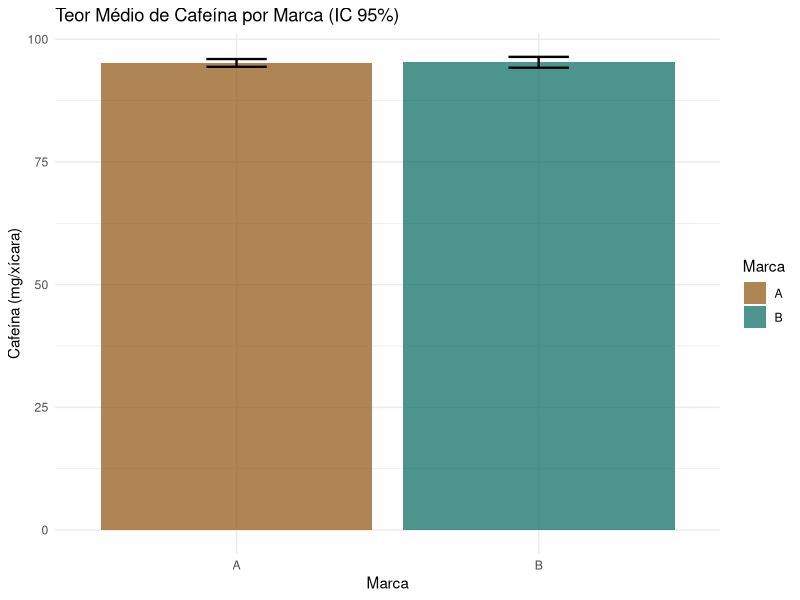
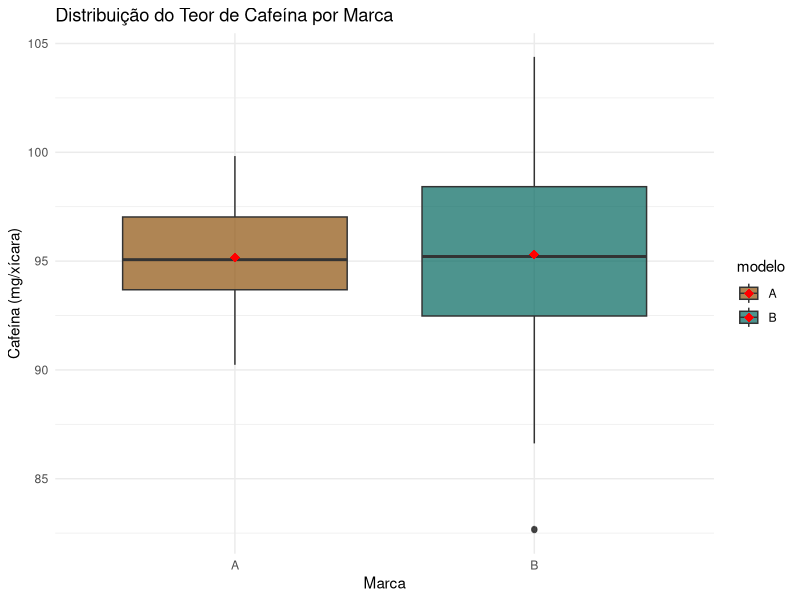
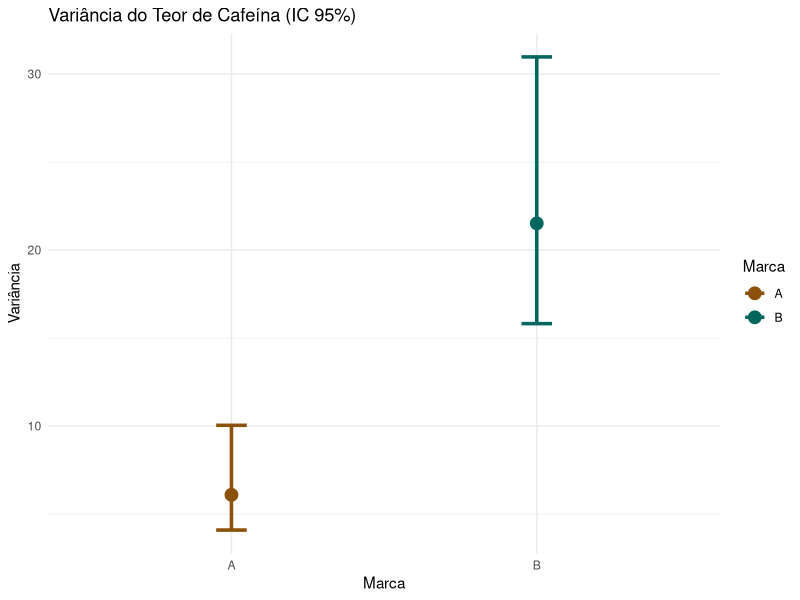
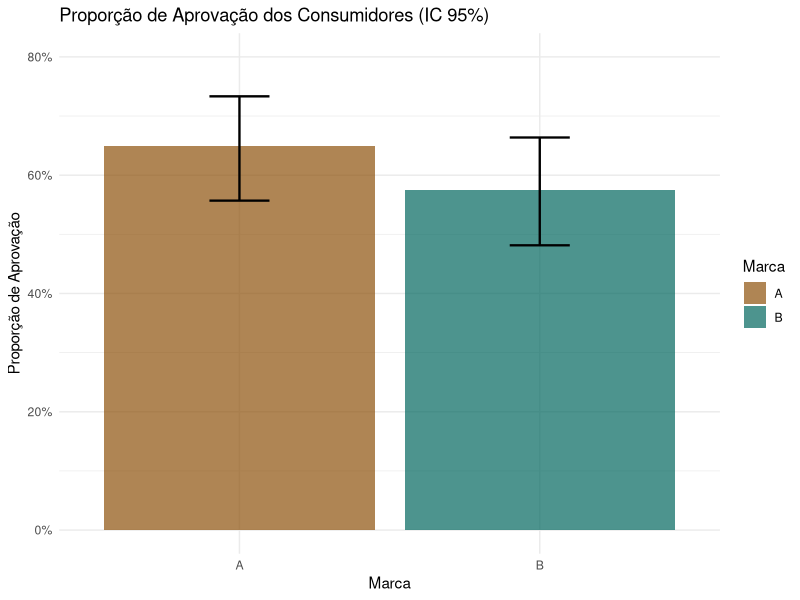
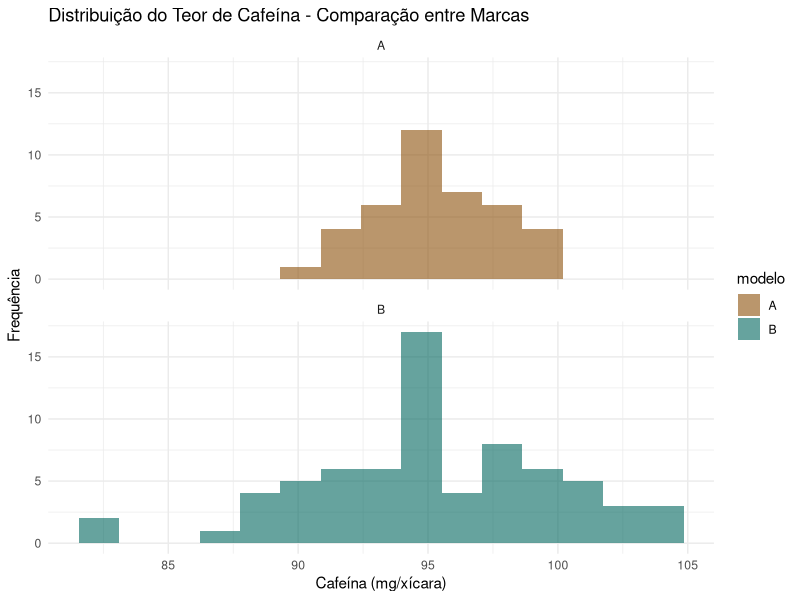
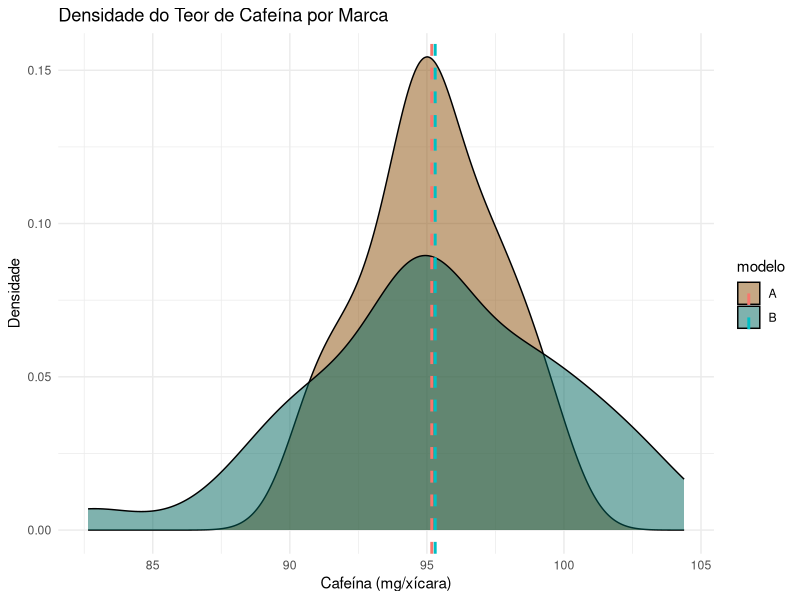
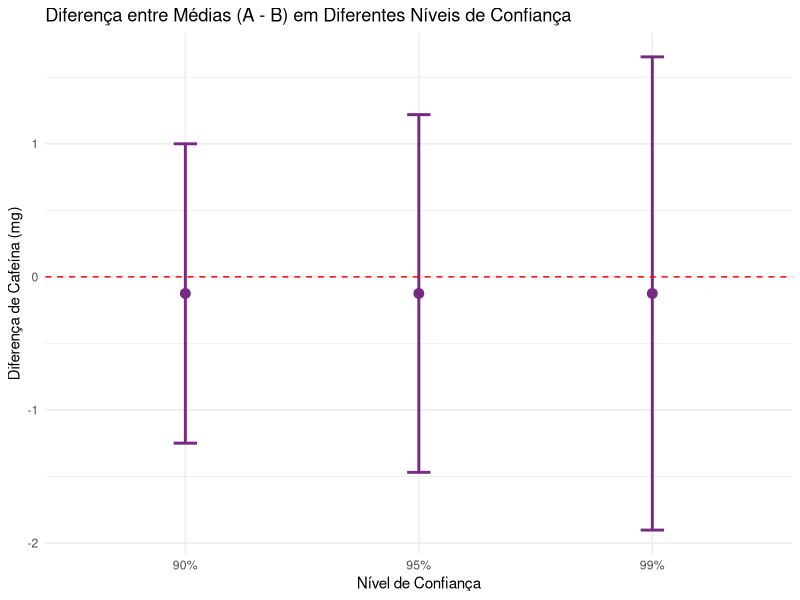

R code for these plots, in order:
setwd("C:/Users/wer1x/Downloads/avaliacao_parcial_inferencia-tema_i-cafe")

# Dados
dados <- read.csv("cafe_dados.csv")
marca_A <- dados$cafeina_mg[dados$modelo == "A"]
marca_B <- dados$cafeina_mg[dados$modelo == "B"]

# 1) Médias e ICs
t.test(marca_A, conf.level = 0.90)
t.test(marca_A, conf.level = 0.95)
t.test(marca_A, conf.level = 0.99)

t.test(marca_B, conf.level = 0.90)
t.test(marca_B, conf.level = 0.95)
t.test(marca_B, conf.level = 0.99)

# 2) Diferença entre médias
t.test(marca_A, marca_B, conf.level = 0.90)
t.test(marca_A, marca_B, conf.level = 0.95)
t.test(marca_A, marca_B, conf.level = 0.99)

# 3) Variâncias e ICs
var_test_A <- var(marca_A)
n_A <- length(marca_A)
alpha <- 0.05
chi_lower_A <- qchisq(alpha/2, df = n_A-1, lower.tail = FALSE)
chi_upper_A <- qchisq(1-alpha/2, df = n_A-1, lower.tail = FALSE)
c((n_A-1)*var_test_A/chi_lower_A, (n_A-1)*var_test_A/chi_upper_A)

var_test_B <- var(marca_B)
n_B <- length(marca_B)
c((n_B-1)*var_test_B/chi_lower_A, (n_B-1)*var_test_B/chi_upper_A)

# 4) Razão de variâncias
var.test(marca_A, marca_B, conf.level = 0.90)
var.test(marca_A, marca_B, conf.level = 0.95)
var.test(marca_A, marca_B, conf.level = 0.99)

# 5) Proporções de aprovação
prop.test(x = 78, n = 120, conf.level = 0.90)
prop.test(x = 78, n = 120, conf.level = 0.95)
prop.test(x = 78, n = 120, conf.level = 0.99)

prop.test(x = 69, n = 120, conf.level = 0.90)
prop.test(x = 69, n = 120, conf.level = 0.95)
prop.test(x = 69, n = 120, conf.level = 0.99)

# 6) Diferença entre proporções
prop.test(x = c(78, 69), n = c(120, 120), conf.level = 0.90)
prop.test(x = c(78, 69), n = c(120, 120), conf.level = 0.95)
prop.test(x = c(78, 69), n = c(120, 120), conf.level = 0.99)


# comparação de médias ----------------------------------------------------

library(ggplot2)
library(dplyr)

# Preparar dados para plotagem
medias <- data.frame(
  Marca = c("A", "B"),
  Media = c(mean(marca_A), mean(marca_B)),
  Lower_95 = c(t.test(marca_A)$conf.int[1], t.test(marca_B)$conf.int[1]),
  Upper_95 = c(t.test(marca_A)$conf.int[2], t.test(marca_B)$conf.int[2])
)

ggplot(medias, aes(x = Marca, y = Media, fill = Marca)) +
  geom_bar(stat = "identity", alpha = 0.7) +
  geom_errorbar(aes(ymin = Lower_95, ymax = Upper_95), 
                width = 0.2, color = "black", linewidth = 0.8) +
  labs(title = "Teor Médio de Cafeína por Marca (IC 95%)",
       y = "Cafeína (mg/xícara)", x = "Marca") +
  theme_minimal() +
  scale_fill_manual(values = c("#8c510a", "#01665e"))


# Boxplot -----------------------------------------------------------------

ggplot(dados, aes(x = modelo, y = cafeina_mg, fill = modelo)) +
  geom_boxplot(alpha = 0.7) +
  labs(title = "Distribuição do Teor de Cafeína por Marca",
       y = "Cafeína (mg/xícara)", x = "Marca") +
  theme_minimal() +
  scale_fill_manual(values = c("#8c510a", "#01665e")) +
  stat_summary(fun = mean, geom = "point", shape = 18, size = 3, color = "red")
  

# Confiança das variâncias ------------------------------------------------

# Calcular ICs para variâncias
var_ci <- data.frame(
  Marca = c("A", "B"),
  Variancia = c(var(marca_A), var(marca_B)),
  Lower = c(
    (length(marca_A)-1)*var(marca_A)/qchisq(0.975, length(marca_A)-1),
    (length(marca_B)-1)*var(marca_B)/qchisq(0.975, length(marca_B)-1)
  ),
  Upper = c(
    (length(marca_A)-1)*var(marca_A)/qchisq(0.025, length(marca_A)-1),
    (length(marca_B)-1)*var(marca_B)/qchisq(0.025, length(marca_B)-1)
  )
)

ggplot(var_ci, aes(x = Marca, y = Variancia, color = Marca)) +
  geom_point(size = 4) +
  geom_errorbar(aes(ymin = Lower, ymax = Upper), width = 0.1, linewidth = 1.2) +
  labs(title = "Variância do Teor de Cafeína (IC 95%)",
       y = "Variância", x = "Marca") +
  theme_minimal() +
  scale_color_manual(values = c("#8c510a", "#01665e"))


# Proporção de aprovação --------------------------------------------------------------

# Dados de aprovação
aprovacao <- data.frame(
  Marca = c("A", "B"),
  Proporcao = c(0.65, 0.575),
  Lower_95 = c(
    prop.test(78, 120)$conf.int[1],
    prop.test(69, 120)$conf.int[1]
  ),
  Upper_95 = c(
    prop.test(78, 120)$conf.int[2],
    prop.test(69, 120)$conf.int[2]
  )
)

ggplot(aprovacao, aes(x = Marca, y = Proporcao, fill = Marca)) +
  geom_bar(stat = "identity", alpha = 0.7) +
  geom_errorbar(aes(ymin = Lower_95, ymax = Upper_95), 
                width = 0.2, color = "black", linewidth = 0.8) +
  labs(title = "Proporção de Aprovação dos Consumidores (IC 95%)",
       y = "Proporção de Aprovação", x = "Marca") +
  theme_minimal() +
  scale_fill_manual(values = c("#8c510a", "#01665e")) +
  scale_y_continuous(labels = scales::percent, limits = c(0, 0.8))


# histogramas --------------------------------------------------------------

ggplot(dados, aes(x = cafeina_mg, fill = modelo)) +
  geom_histogram(alpha = 0.6, position = "identity", bins = 15) +
  labs(title = "Distribuição do Teor de Cafeína - Comparação entre Marcas",
       y = "Frequência", x = "Cafeína (mg/xícara)") +
  theme_minimal() +
  scale_fill_manual(values = c("#8c510a", "#01665e")) +
  facet_wrap(~ modelo, ncol = 1)


# Densidade ---------------------------------------------------------------

ggplot(dados, aes(x = cafeina_mg, fill = modelo)) +
  geom_density(alpha = 0.5) +
  labs(title = "Densidade do Teor de Cafeína por Marca",
       y = "Densidade", x = "Cafeína (mg/xícara)") +
  theme_minimal() +
  scale_fill_manual(values = c("#8c510a", "#01665e")) +
  geom_vline(data = group_by(dados, modelo) %>% 
               summarize(Media = mean(cafeina_mg)),
             aes(xintercept = Media, color = modelo),
             linewidth = 1, linetype = "dashed")


# Diferença ---------------------------------------------------------------

# Calcular ICs para diferença em múltiplos níveis
diferencas <- data.frame(
  Confianca = c("90%", "95%", "99%"),
  Lower = c(
    t.test(marca_A, marca_B, conf.level = 0.90)$conf.int[1],
    t.test(marca_A, marca_B, conf.level = 0.95)$conf.int[1],
    t.test(marca_A, marca_B, conf.level = 0.99)$conf.int[1]
  ),
  Upper = c(
    t.test(marca_A, marca_B, conf.level = 0.90)$conf.int[2],
    t.test(marca_A, marca_B, conf.level = 0.95)$conf.int[2],
    t.test(marca_A, marca_B, conf.level = 0.99)$conf.int[2]
  )
)

ggplot(diferencas, aes(x = Confianca, y = (Lower + Upper)/2)) +
  geom_point(size = 3, color = "#762a83") +
  geom_errorbar(aes(ymin = Lower, ymax = Upper), 
                width = 0.1, color = "#762a83", linewidth = 1) +
  geom_hline(yintercept = 0, linetype = "dashed", color = "red") +
  labs(title = "Diferença entre Médias (A - B) em Diferentes Níveis de Confiança",
       y = "Diferença de Cafeína (mg)", x = "Nível de Confiança") +
  theme_minimal()